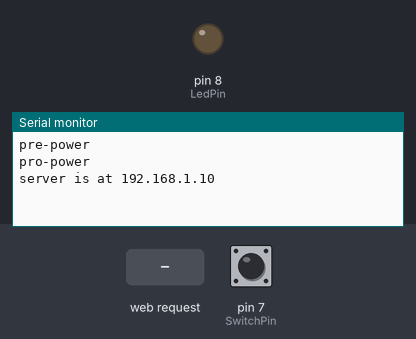
A sketch run on a simulated Arduino Uno, built with avr-gcc and run on an emulated ATmega328P. Parts: output pins drawn as LEDs (lit = HIGH), the last lines printed to the serial monitor. The inputs (shaded band) are chosen by the test bench; at power-on: pin 7 (SwitchPin) LOW. WiFi joins after 1.5 s; servers stay silent unless stated.

Above: at 3.2 s.
3.3 s: HTTP request GET /status received
At 4.5 s:
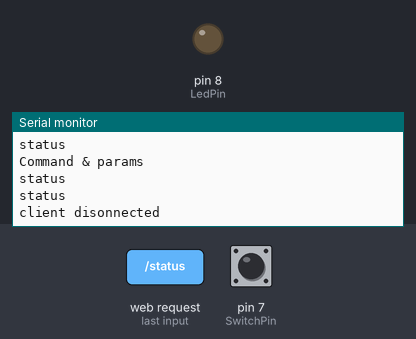
4.8 s: HTTP request GET /led received
At 5.2 s:
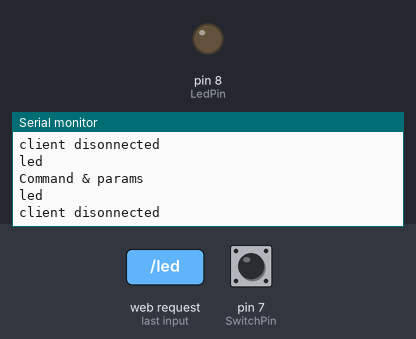
6.3 s: HTTP request GET /on received
At 7.5 s:
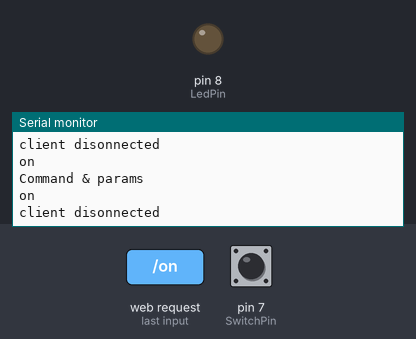

Measured:
- after the input at 3.3 s, the serial monitor: prints a new line at once (image 1)
- after the input at 4.8 s, the serial monitor: prints a new line at once (image 2)
- after the input at 6.3 s, the serial monitor: prints a new line at once (image 3)

The sketch:

sensors_rest.ino
```cpp
// (licence header left out)
#include <SPI.h>
#include <Ethernet.h>

static const int LedPin =8;
static const int SwitchPin =7;

#define STRING_BUFFER_SIZE 128
char buffer[STRING_BUFFER_SIZE];

// Enter a MAC address and IP address for your controller below.
// The IP address will be dependent on your local network:
byte mac[] = {
  0x90, 0xA2, 0xDA, 0x00, 0x5E, 0xCB };
IPAddress ip(192,168,1,10);

EthernetServer server(80);


void setup()
{
  Serial.begin(9600);

  pinMode(LedPin, OUTPUT);
  pinMode(SwitchPin, INPUT);

  Serial.println("pre-power");
  Serial.println("pro-power");


  // start the Ethernet connection and the server:
  Ethernet.begin(mac, ip);
  server.begin();
  Serial.print("server is at ");
  Serial.println(Ethernet.localIP());


  delay (2000);
}

int readSwitch()
{

  return digitalRead(SwitchPin);

}

void sendError(EthernetClient client) {
     client.println("HTTP/1.1 404 OK");
     client.println("Content-Type: text/json");
     client.println("Connnection: close");
     client.println();
     client.println("{ \"msg\" : \"Command not recognized\"}");
}

void sendStatus (EthernetClient client)
{
  // send a standard http response header
  int switchStatus = readSwitch();

  client.println("HTTP/1.1 200 OK");
  client.println("Content-Type: text/json");
  client.println();

  client.print("{");
  client.print("\"switch\":");
  client.print(switchStatus);
  client.print(", \"temp\": 25.40");
  client.println("}");
}

void sendStatusLed (EthernetClient client, int ledStatus)
{

  client.println("HTTP/1.1 200 OK");
  client.println("Content-Type: text/json");
  client.println();

  client.print("{");
  client.print("\"led\":");
  client.print(ledStatus);
  client.println("}");

}


void handleCommand(EthernetClient client, char* cmd, char* param) {

    Serial.println("Command & params");
    Serial.println(cmd);
    Serial.println(param);

    if (strcmp(cmd, "status") == 0) {
      Serial.println("status");
      sendStatus(client);
      return;
    }

    if (strcmp(cmd, "led") == 0) {
      if (strcmp(param, "on") == 0)
      {
        digitalWrite(LedPin, HIGH);
        sendStatusLed(client, HIGH);
        return;
      }
      else if (strcmp(param, "off") == 0)
      {
        digitalWrite(LedPin, LOW);
        sendStatusLed(client, LOW);
        return;
      }

    }

    sendError(client);

}

char** parse(char* str) {

    char ** messages;
    messages = (char**)malloc(sizeof(char *));
    char *p;
    p = strtok(str, " ");
    unsigned int i = 0;
    while (p != NULL) {
      p = strtok(NULL, "/");
      char *sp;
      boolean last = false;
      sp = strchr(p, ' ');
      if (sp != NULL) {
            *sp++ = '\0';
        last = true;
      }
      messages[i] = p;
      i++;
      if (last) {
        break;
      }
      messages = (char**)realloc(messages, sizeof(char *) * i + 1);
    }

    messages[i] = '\0';
    return messages;
}

int countSegments(char* str) {
  int p = 0;
  int count = 0;
  while (str[p] != '\0') {
    if (str[p] == '/') {
      count++;
    }
    p++;
  }
  // We don't want to count the / in 'HTTP/1.1'
  count--;
  return count;
}


void loop() {

  // listen for incoming clients
  EthernetClient client = server.available();
  if (client) {
    // an http request ends with a blank line
    boolean currentLineIsBlank = true;

    while (client.connected()) {
      if (client.available()) {

        char c;
        int bufindex = 0; // reset buffer
        buffer[0] = client.read();
        buffer[1] = client.read();
        bufindex = 2;
        // Read the first line to determin the request page
        while (buffer[bufindex-2] != '\r' && buffer[bufindex-1] != '\n') {
            // read full row and save it in buffer
            c = client.read();
            if (bufindex<STRING_BUFFER_SIZE) {
              buffer[bufindex] = c;
            }
            bufindex++;
        }
        // Clean buffer for next row
        bufindex = 0;

        // Parse the query string
        int nSegments = countSegments(buffer);
        char **pathsegments = parse(buffer);

        int i = 0;
        for(i=0; i<nSegments; i++) {
          Serial.println(pathsegments[i]);
        }

        if (c == '\n' && currentLineIsBlank) {
          handleCommand(client, pathsegments[0], pathsegments[1]);
          break;
        }

        if (c == '\n') {
          currentLineIsBlank = true;
        } else if (c != '\r') {
          currentLineIsBlank = false;
        }
      }
    }


    // give the web browser time to receive the data
    delay(1);
    // close the connection:
    client.stop();
    Serial.println("client disonnected");
  }
}
```
